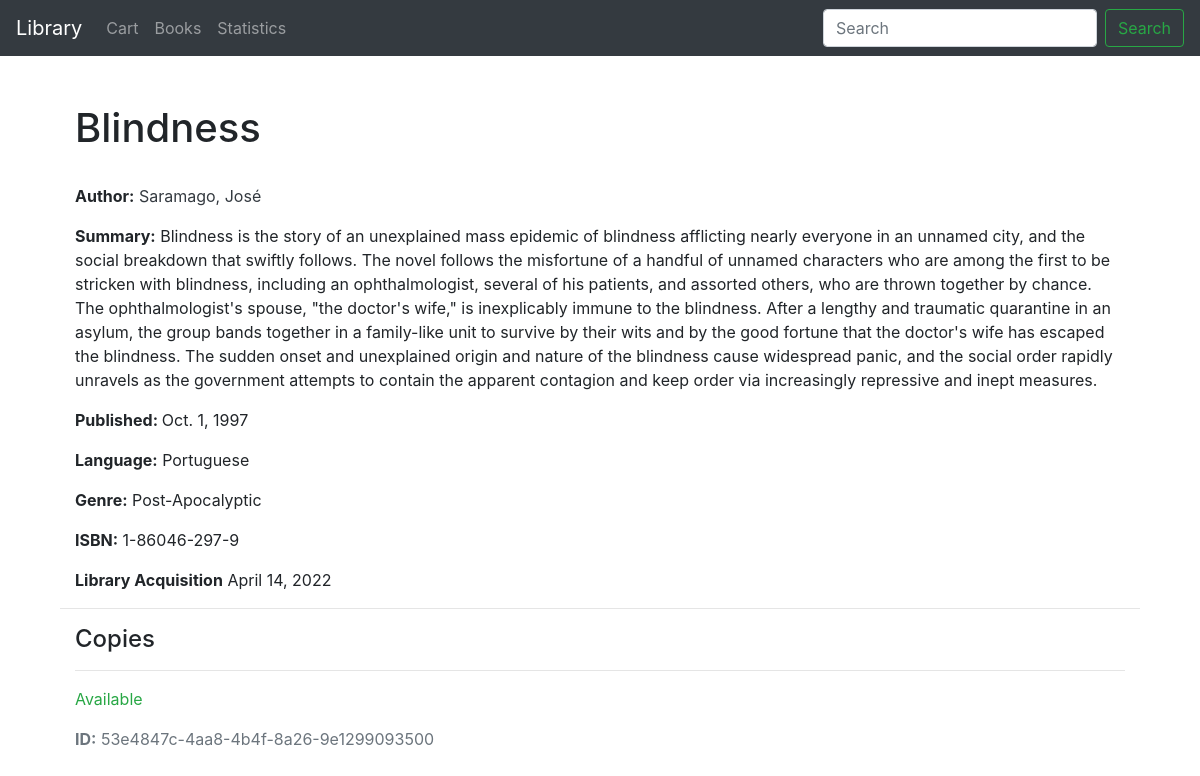
The page /book/21 on the database as committed earlier.
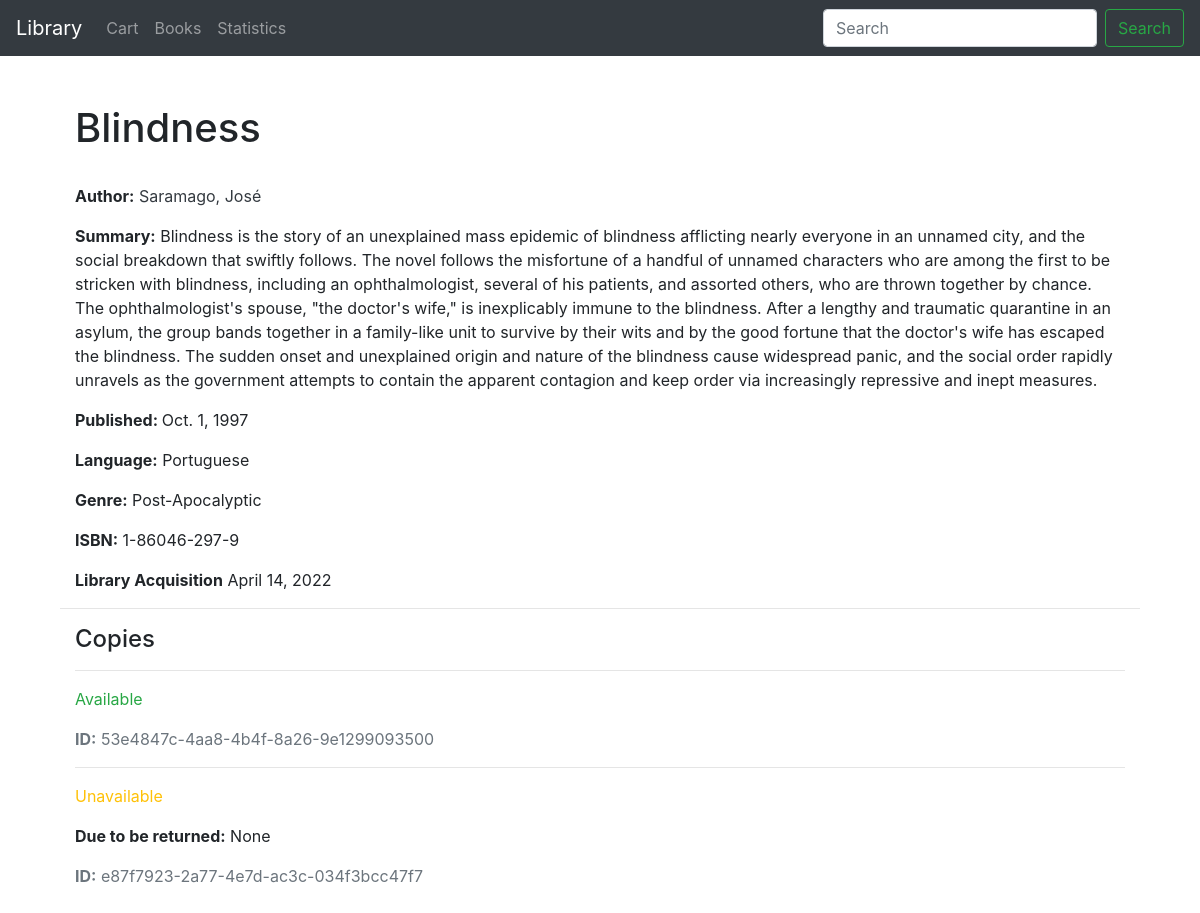
The same page on the database as committed later.
### library/models.py (models this page shows, shortened)
class InstanceBook(models.Model):
    id = models.UUIDField(primary_key=True, default=uuid.uuid4)
    book = models.ForeignKey('Book', on_delete=models.RESTRICT, null=True)
    book_due_date = models.DateField(null=True, blank=True)
    book_borrower = models.ForeignKey(User, on_delete=models.SET_NULL, null=True, blank=True)
    BOOK_STATUS_CHOICES = (
        ('ava', 'Available'),
        ('onl', 'Loaned'),
        ('una', 'Unavailable')
    )
    book_status = models.CharField(max_length=3, choices=BOOK_STATUS_CHOICES,
                                   blank=True, default='ava', help_text='Book Availability')
    class Meta:
        ordering = ['book_due_date']

### library/views.py (the view)
# urls.py: path('book/<int:pk>', views.BookDetailView.as_view(), name='book-detail'),
class BookDetailView(generic.DetailView):
    model = Book
    template_name = 'book_detail.html'

### library/models.py (called while the page is built)
    def __str__(self):
        return self.language_name

    def __str__(self):
        return f'{self.author_last_name.capitalize()}, {self.author_first_name}'

    def display_genre(self):
        return ', '.join([genre.item_genre for genre in self.book_genre.all()[:3]])

### templates/book_detail.html
{% extends "base.html" %}
{% block content %}
    <br>
    <div class="container">
        <div class="container">
            <h1>{{ book.book_name }}</h1>
        </div>
        <br>
        <div class="container">
              <p><strong>Author:</strong> <a href="{% url 'author-detail' book.book_author.pk %}" class="text-dark text-decoration-none">{{ book.book_author }}</a></p>
              <p><strong>Summary:</strong> {{ book.book_description}}</p>
              <p><strong>Published: </strong> {{ book.book_launch_year}}</p>
            <p><strong>Language:</strong> {{ book.book_language }}</p>
              <p><strong>Genre:</strong>
                {{ book.display_genre }}
              </p>
                <p><strong>ISBN:</strong> {{ book.book_isbn }}</p>
            <p><strong>Library Acquisition</strong> {{ book.book_acquired_year }}</p>
        </div>
        <hr>
    <div class="container">
        <h4>Copies</h4>
            {% for copy in book.instancebook_set.all %}
      <hr>
      <p class="{% if copy.book_status == 'ava' %}text-success{% elif copy.book_status == 'onl' %}text-danger{% else %}text-warning{% endif %}">
        {{ copy.get_book_status_display }}
      </p>
      {% if copy.book_status != 'ava' %}
        <p><strong>Due to be returned:</strong> {{ copy.book_due_date  }}</p>
      {% endif %}
      <p class="text-muted"><strong>ID:</strong> {{ copy.id }}</p>
    {% endfor %}
    </div>
    </div>
{% endblock %}

Rows that differ between the two databases and show on the page:
added InstanceBook: book_status "Unavailable", book_due_date "None", id "e87f7923-2a77-4e7d-ac3c-034f3bcc47f7"
